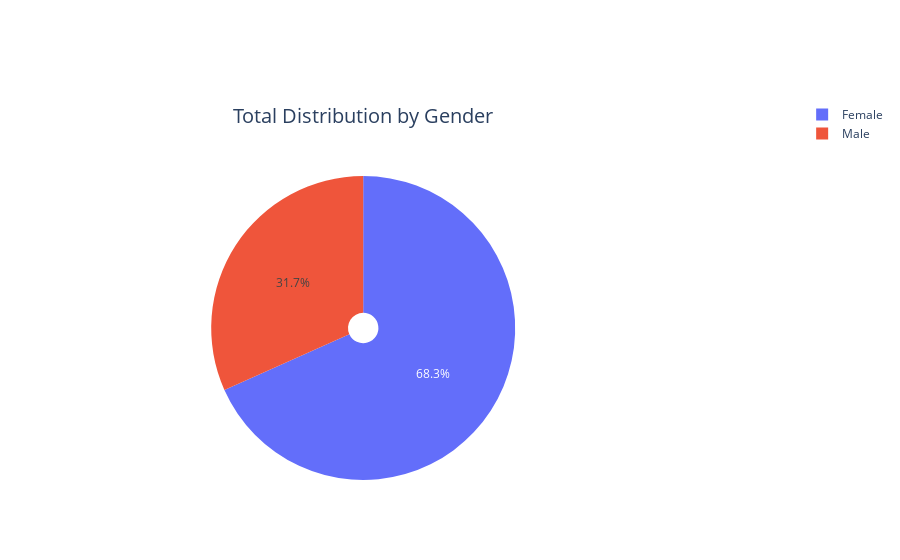

The notebook cell this image was saved under:
### Markdown cell above
**1-) Total Distribution by Gender**

### Code cell
gender_pie={
  "data": [
    {
      "values": data.sex.value_counts(),
      "labels": ["Female","Male"],
      "domain": {"x": [0, .8],
                "y": [0, .8]},
      "name": "Total Distribution by Gender",
      "hoverinfo":"label+percent+name+value",
      "hole": .1,
      "type": "pie"
    },],
  "layout": {
        #"title":"Population Rate of Regions",
        "annotations": [
            { "font": { "size": 20},
              "showarrow": False,
              "text": "Total Distribution by Gender",
                "x": 0.4,
                "y": 1
            },
        ]
    }
}
    
iplot(gender_pie)

### Figure 1 — Plotly figure (JSON) as saved in the notebook; plotly's stock layout.template omitted (floating-point values rounded to 4 significant figures)
{"data": [{"domain": {"x": [0, 0.8], "y": [0, 0.8]}, "hole": 0.1, "hoverinfo": "label+percent+name+value", "labels": ["Female", "Male"], "name": "Total Distribution by Gender", "type": "pie", "values": [207, 96]}], "layout": {"annotations": [{"font": {"size": 20}, "showarrow": false, "text": "Total Distribution by Gender", "x": 0.4, "y": 1}]}}
